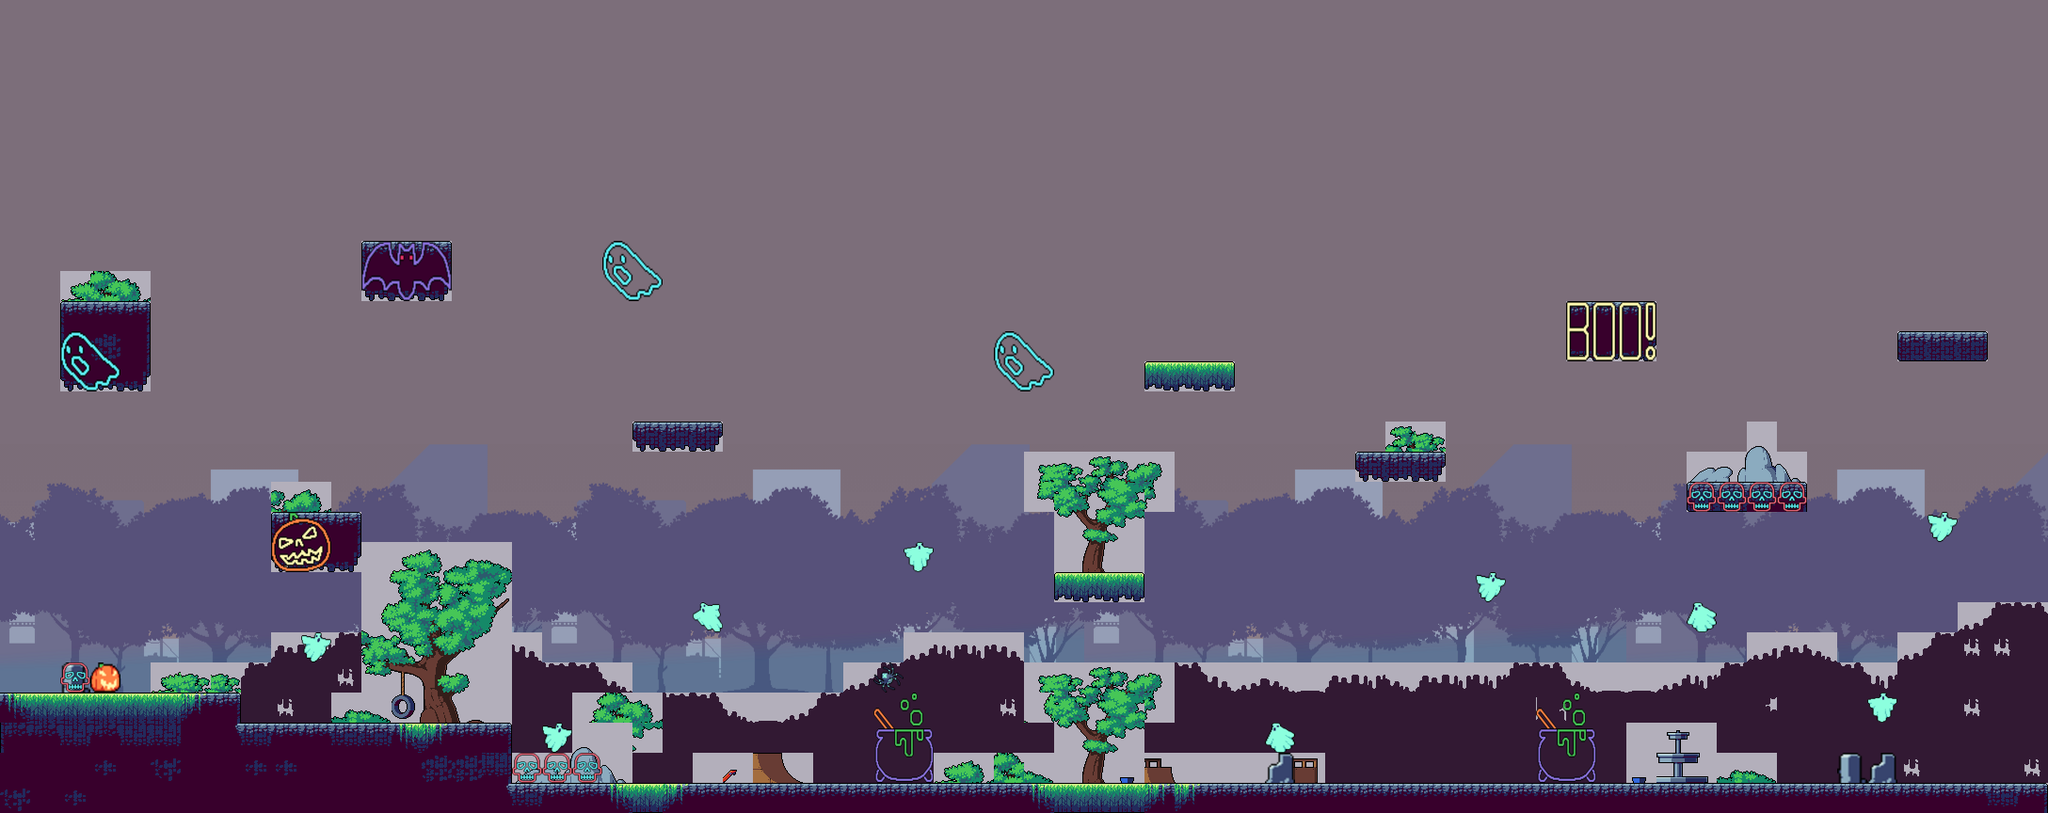

This is a level from a 2D game, rendered from its Tiled map with the project's own tilesets. A one-line summary and the map file follow, with tile-layer data summarised:
An orthogonal 68x27 tile map with 32x32 px tiles, 6 tile layers (background, decoration1, decoration7, decoration4, ...) and 34 objects (15x solid, 6x JumpPlatform, 4x Card, 3x Coin, 2x deathItem, ...).

<map version="1.0" orientation="orthogonal" renderorder="right-down" width="68" height="27" tilewidth="32" tileheight="32" nextobjectid="107">
 <tileset firstgid="1" name="map3" tilewidth="32" tileheight="32">
  <image source="map3.png" trans="b3afbb" width="1248" height="674" />
 </tileset>
 <layer name="background" width="68" height="27">
  <data>[1836 cells, 1836 non-empty, 180 distinct tile ids]</data>
 </layer>
 <layer name="decoration1" width="68" height="27">
  <data>[1836 cells, 397 non-empty, 44 distinct tile ids]</data>
 </layer>
 <layer name="decoration7" width="68" height="27">
  <data>[1836 cells, 15 non-empty, 15 distinct tile ids]</data>
 </layer>
 <layer name="decoration4" width="68" height="27">
  <data>[1836 cells, 75 non-empty, 62 distinct tile ids]</data>
 </layer>
 <layer name="decoration3" width="68" height="27">
  <data>[1836 cells, 106 non-empty, 68 distinct tile ids]</data>
 </layer>
 <layer name="decoration5" width="68" height="27">
  <data>[1836 cells, 22 non-empty, 10 distinct tile ids]</data>
 </layer>
 <objectgroup name="collision">
  <object id="7" name="Card" x="564" y="510" width="24" height="24" />
  <object id="8" name="player" x="47" y="629" width="70" height="90" />
  <object id="70" name="solid" x="7.27273" y="28.818" width="1.01705" height="771.364" />
  <object id="71" name="solid" x="2168.27" y="98.818" width="3.45455" height="752.364" />
  <object id="72" name="solid" x="-1" y="739" width="251.5" height="125.833" />
  <object id="73" name="solid" x="222.5" y="771" width="317" height="113.5" />
  <object id="76" name="solid" x="537.5" y="835" width="1636.5" height="28.6667" />
  <object id="77" name="JumpPlatform" x="200.708" y="716.958" width="43.125" height="17.5416" />
  <object id="78" name="solid" x="290.5" y="547.333" width="90.3333" height="58.3333" />
  <object id="80" name="solid" x="66.3333" y="323.833" width="91.3333" height="88.3333" />
  <object id="81" name="JumpPlatform" x="296.667" y="525.333" width="47.6667" height="15.3333" />
  <object id="82" name="HelloweenEnemy1" x="71" y="256.167" width="40.6667" height="52.6667" />
  <object id="83" name="Card" x="72" y="283" width="24" height="24" />
  <object id="85" name="deathItem" x="545" y="802" width="109.333" height="31.6667" />
  <object id="86" name="Coin" x="396" y="223" width="24" height="24" />
  <object id="87" name="Coin" x="438" y="225" width="24" height="24" />
  <object id="88" name="Coin" x="419" y="193" width="24" height="24" />
  <object id="89" name="Card" x="734" y="417" width="24" height="24" />
  <object id="90" name="JumpPlatform" x="104.417" y="301.333" width="44.4167" height="15.5833" />
  <object id="92" name="JumpPlatform" x="1002.44" y="813.729" width="43.125" height="17.5416" />
  <object id="93" name="JumpPlatform" x="1127.1" y="589.563" width="43.125" height="17.5416" />
  <object id="94" name="solid" x="385.333" y="258.333" width="91.6667" height="59.3333" />
  <object id="95" name="solid" x="675" y="449.667" width="89.6667" height="29.6667" />
  <object id="96" name="solid" x="1122" y="610" width="91.75" height="29" />
  <object id="97" name="solid" x="1218.12" y="385.5" width="91.75" height="29" />
  <object id="98" name="solid" x="1442.62" y="482" width="91.75" height="29" />
  <object id="99" name="JumpPlatform" x="1481.9" y="461.458" width="43.125" height="17.5416" />
  <object id="100" name="deathItem" x="1797" y="481.333" width="109.333" height="31.6667" />
  <object id="101" name="solid" x="1795.12" y="515" width="121.75" height="28.5" />
  <object id="102" name="Exit" x="1705.5" y="263.5" width="21" height="54" />
  <object id="103" name="Card" x="2059" y="800" width="24" height="24" />
  <object id="104" name="HelloweenEnemy2" x="1524" y="767" width="64" height="64" />
  <object id="105" name="solid" x="1666.79" y="322.167" width="90.75" height="61.3333" />
  <object id="106" name="solid" x="2018.46" y="354.083" width="91.75" height="29" />
 </objectgroup>
</map>